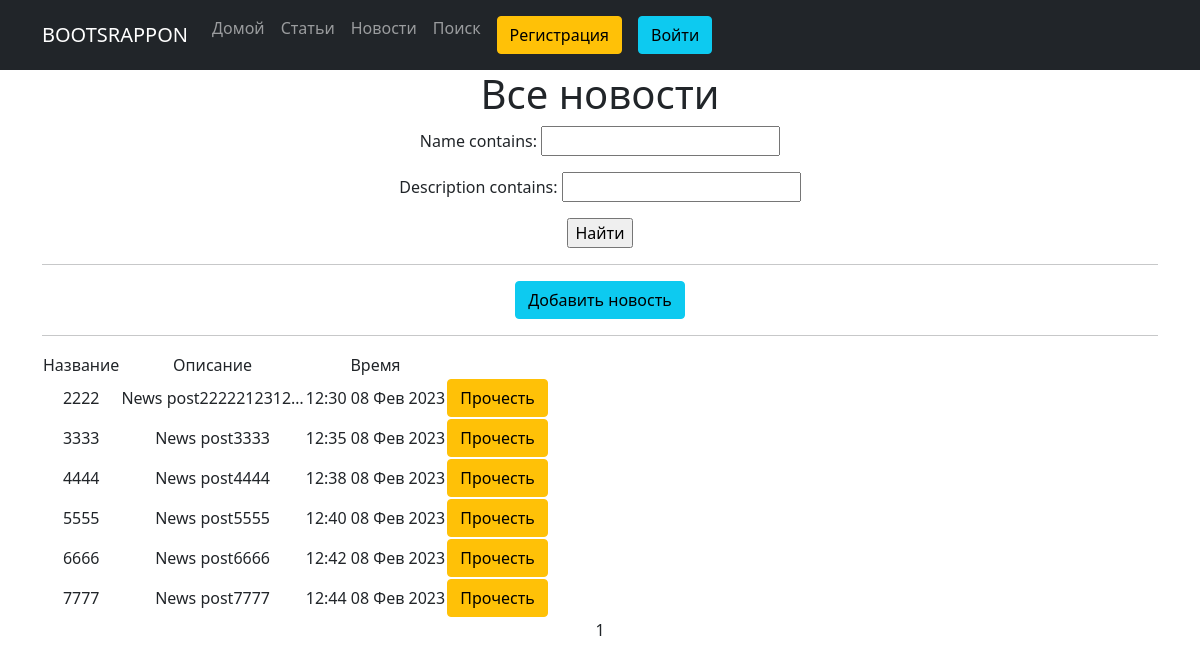
Page /news/ on the committed database.
### simpleapp/models.py (models this page shows, shortened)
class News(models.Model):
    date = models.DateTimeField(default=datetime.now)
    name = models.CharField(max_length=50, unique=True)
    description = models.TextField(default="News post")

### simpleapp/views.py (the view)
# urls.py: path('news/', NewsList.as_view(), name="news_list"),
class NewsList(ListView):
    model = News
    ordering = 'name'
    template_name = 'news.html'
    context_object_name = 'news'
    paginate_by = 10
    def get_queryset(self):
        queryset = super().get_queryset()
        self.filterset = NewsFilter(self.request.GET, queryset)
        return self.filterset.qs
    def get_context_data(self, **kwargs):
        context = super().get_context_data(**kwargs)
        context['filterset'] = self.filterset
        return context

### simpleapp/templatetags/custom_filters.py (called while the page is built)
@register.filter()
def censor(value):
    try:
        if "редиска" in value:
            value = value.replace('редиска', 'р******')
            return value
        else:
            return value
    except:
        raise TypeError("Функция принимает только строки")

### templates/news.html (shortened to what this page needs)
{% extends 'flatpages/default.html' %}
{% load custom_filters %}
{% load custom_tags %}
{% block content %}
   <h1>Все новости</h1>
   <form action="" method="get">
       {{ filterset.form.as_p }}
       <input type="submit" value="Найти" />
   </form>
<hr>
<a href="{% url 'news_create'%}" class="btn btn-info" type="submit">Добавить новость</a>
   <hr>
   {% if news %}
       <table>
           <tr>
               <td>Название</td>
               <td>Описание</td>
               <td>Время</td>
           </tr>
           {% for post in news %}
           <tr>
               <td>{{ post.name }}</td>
               <td>{{ post.description|censor|truncatechars:20 }}</td>
               <td>{{ post.date|date:'h:s d M Y' }}</td>
               <td><a href="{% url 'news_detail' post.id %}" class="btn btn-warning">Прочесть</a></td>
           </tr>
           {% endfor %}
       </table>
   {% else %}
       <h2>Новостей нет!</h2>
   {% endif %}
   {{ page_obj.number }}
{% endblock content %}

### rows in the picture
News: name "2222", description|censor "News post2222212312…", date "12:30 08 Фев 2023"
News: name "3333", description|censor "News post3333", date "12:35 08 Фев 2023"
News: name "4444", description|censor "News post4444", date "12:38 08 Фев 2023"
News: name "5555", description|censor "News post5555", date "12:40 08 Фев 2023"
News: name "6666", description|censor "News post6666", date "12:42 08 Фев 2023"
News: name "7777", description|censor "News post7777", date "12:44 08 Фев 2023"

### other values in the picture
{{ page_obj.number }} "1"
